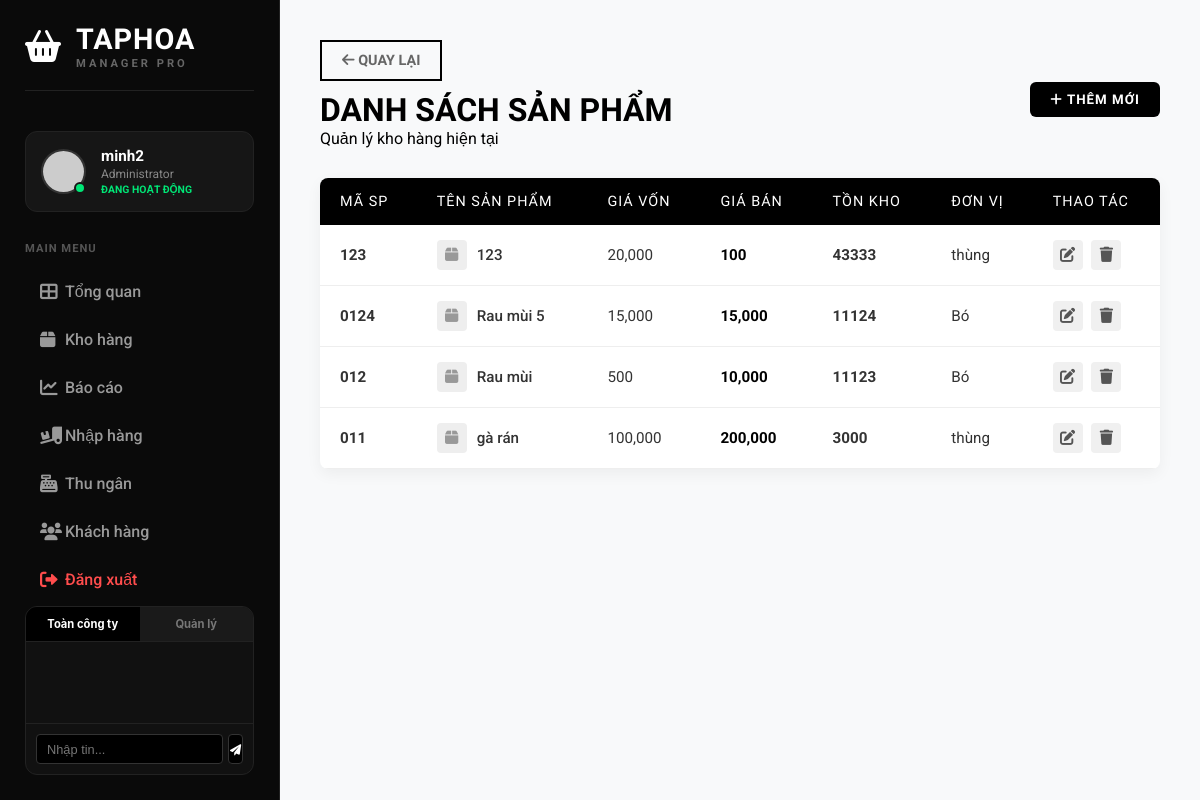
Page /index.php?action=product_list (signed in) on the earlier database version.
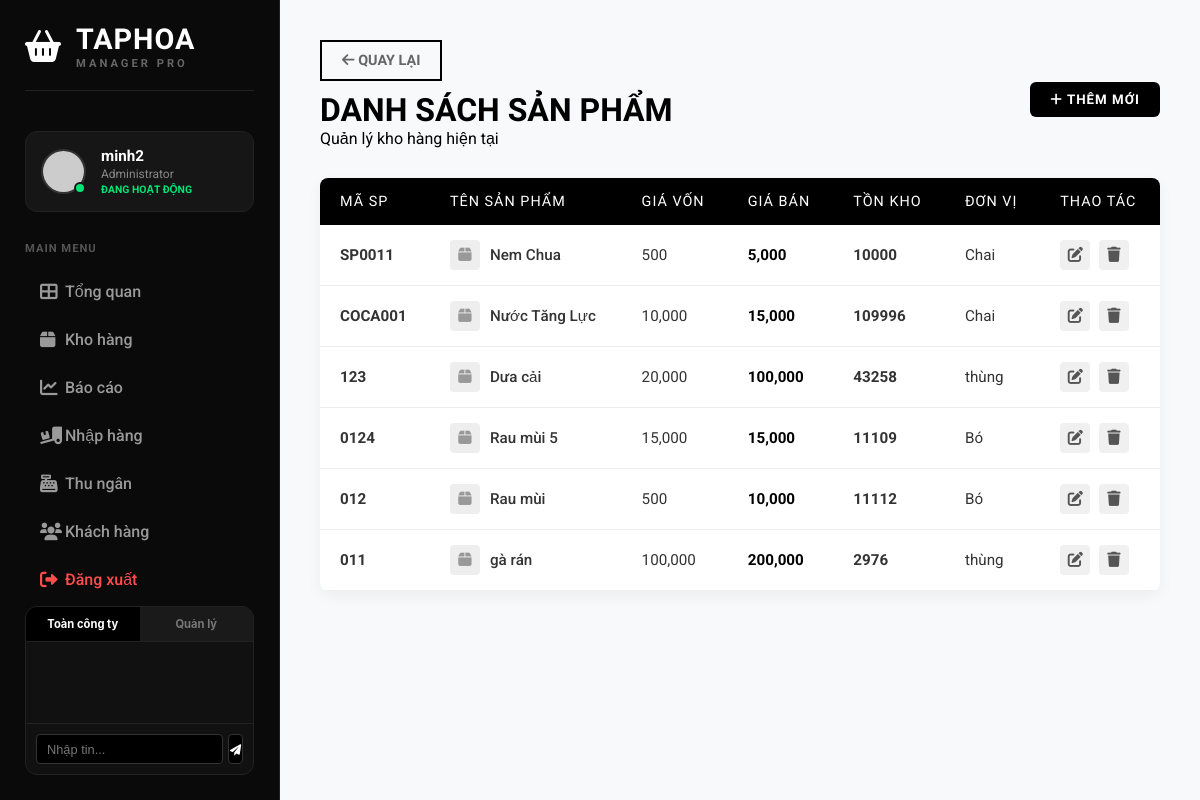
Same page on the later database version.
### tables this page shows
CREATE TABLE `products` (
  `id` int(11) NOT NULL,
  `code` varchar(50) NOT NULL,
  `name` varchar(255) NOT NULL,
  `category` varchar(100) DEFAULT NULL,
  `price` decimal(10,2) NOT NULL,
  `cost` decimal(10,2) NOT NULL,
  `stock` int(11) DEFAULT 0,
  `unit` varchar(50) DEFAULT NULL,
  `image` varchar(255) DEFAULT NULL,
  `created_at` timestamp NOT NULL DEFAULT current_timestamp()
);

### controllers/ProductController.php (called while the page is built, shortened)
<?php
require_once '../models/Product.php';
class ProductController {
    private $productModel;
    public function __construct() {
        $database = new Database();
        $this->db = $database->getConnection();
        $this->productModel = new Product($this->db);
    }
    public function list() {
        $stmt = $this->productModel->readAll();
        $products = $stmt->fetchAll(PDO::FETCH_ASSOC);
        require_once '../views/products/list.php';
    }
}
?>

### config/Database.php (called while the page is built, shortened)
<?php
class Database {
    private $host = "localhost";
    private $db_name = "taphoa_db";
    private $username = "root";
    private $password = "";
    public function getConnection() {
        $this->conn = null;
        try {
            $this->conn = new PDO("mysql:host=" . $this->host . ";dbname=" . $this->db_name, $this->username, $this->password);
            $this->conn->exec("set names utf8");
            $this->conn->setAttribute(PDO::ATTR_ERRMODE, PDO::ERRMODE_EXCEPTION);
        } catch(PDOException $exception) {
            echo "Lỗi kết nối: " . $exception->getMessage();
        }
        return $this->conn;
    }
}
?>

### models/Product.php (called while the page is built, shortened)
<?php
class Product {
    private $conn;
    private $table = 'products';
    public function __construct($db) {
        $this->conn = $db;
    }
    public function readAll() {
        $query = "SELECT * FROM " . $this->table . " ORDER BY created_at DESC";
        $stmt = $this->conn->prepare($query);
        $stmt->execute();
        return $stmt;
    }
}
?>

### views/products/list.php (the view, shortened to what this page needs)
<!DOCTYPE html>
<html lang="vi">
<head>
    <link rel="stylesheet" href="css/style.css">
    <link rel="stylesheet" href="https://cdnjs.cloudflare.com/ajax/libs/font-awesome/6.0.0/css/all.min.css">
</head>
<body>
    <div class="dashboard-container">
        <?php include '../views/partials/sidebar.php'; ?>
        <main class="main-content">
            <div class="list-header">
                <div>
                    <a href="javascript:history.back()" class="back-btn" style="display:inline-block; margin-bottom:10px; color:#666; text-decoration:none; font-weight:bold;"><i class="fas fa-arrow-left"></i> Quay lại</a>
                    <h1>DANH SÁCH SẢN PHẨM</h1>
                    <p>Quản lý kho hàng hiện tại</p>
                </div>
                <button onclick="openModal()" class="btn-black" style="width: auto; padding: 10px 20px;">
                    <i class="fas fa-plus"></i> THÊM MỚI
                </button>
            </div>
            <div class="table-container">
                <table class="nike-table">
                    <thead>
                        <tr>
                            <th>MÃ SP</th>
                            <th>TÊN SẢN PHẨM</th>
                            <th>GIÁ VỐN</th>
                            <th>GIÁ BÁN</th>
                            <th>TỒN KHO</th>
                            <th>ĐƠN VỊ</th>
                            <th>THAO TÁC</th>
                        </tr>
                    </thead>
                    <tbody>
                        <?php if(isset($products) && count($products) > 0): ?>
                            <?php foreach($products as $row): ?>
                            <tr>
                                <td style="font-weight:bold"><?php echo $row['code']; ?></td>
                                <td>
                                    <div class="product-name-cell">
                                        <div class="p-img"><i class="fas fa-box"></i></div>
                                        <span><?php echo $row['name']; ?></span>
                                    </div>
                                </td>
                                <td><?php echo number_format($row['cost']); ?></td>
                                <td style="font-weight:bold; color:#000"><?php echo number_format($row['price']); ?></td>
                                <?php $stockClass = ($row['stock'] < 10) ? 'text-danger' : 'text-success'; ?>
                                <td class="<?php echo $stockClass; ?>" style="font-weight:bold">
                                    <?php echo $row['stock']; ?>
                                </td>
                                <td><?php echo $row['unit']; ?></td>
                                <td>
                                    <a href="index.php?action=product_edit&id=<?php echo $row['id']; ?>" class="action-btn edit"><i class="fas fa-edit"></i></a>
                                    <a href="index.php?action=product_delete&id=<?php echo $row['id']; ?>" class="action-btn delete" onclick="return confirm('Xóa nhé?');"><i class="fas fa-trash"></i></a>
                                </td>
                            </tr>
                            <?php endforeach; ?>
                        <?php else: ?>
                            <tr><td colspan="7" style="text-align:center; padding:30px;">Chưa có dữ liệu. Hãy thêm mới!</td></tr>
                        <?php endif; ?>
                    </tbody>
                </table>
            </div>
        </main>
    </div>
</body>
</html>

Differences in the rows shown:
added products: code "SP0011", name "Nem Chua", cost "500", price "5,000", stock "10000", unit "Chai"
added products: code "COCA001", name "Nước Tăng Lực", cost "10,000", price "15,000", stock "109996", unit "Chai"
changed products: name "123" → "Dưa cải"; price "100" → "100,000"; stock "43333" → "43258"
changed products "Rau mùi 5": stock "11124" → "11109"
changed products "Rau mùi": stock "11123" → "11112"
changed products "gà rán": stock "3000" → "2976"
